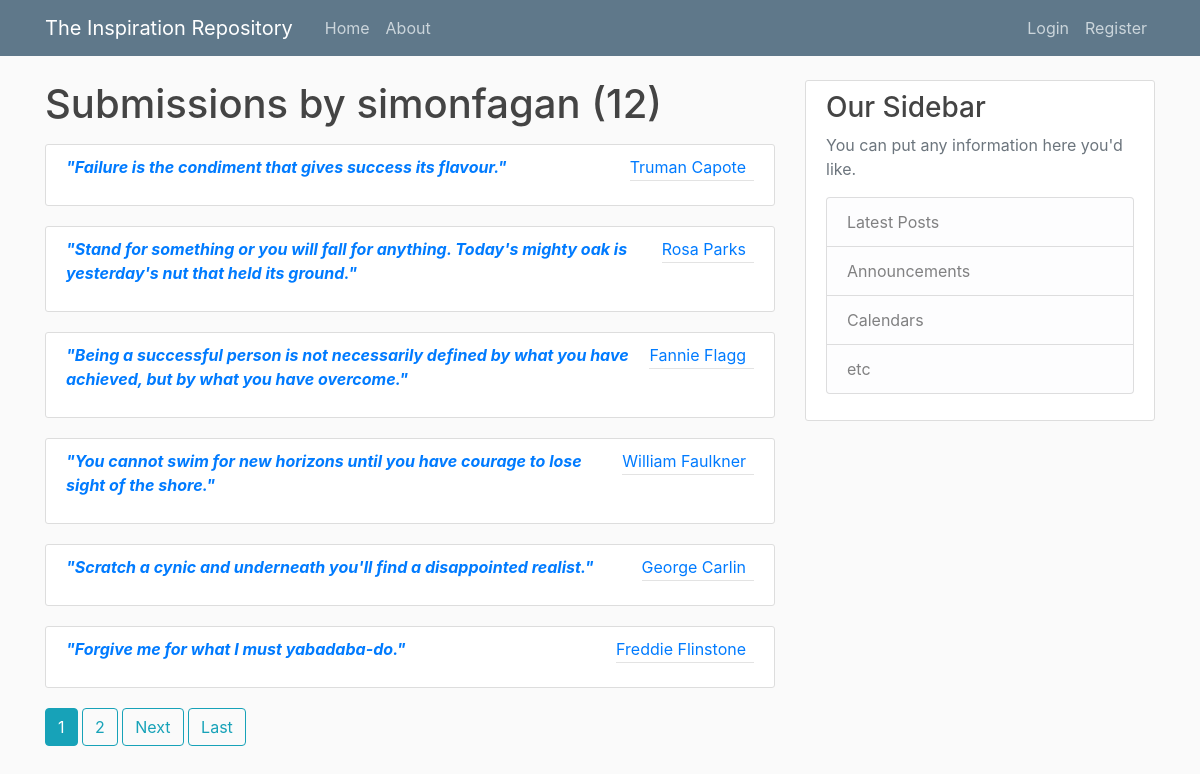
The page /user/simonfagan on the database its author committed.
### quote/models.py (models this page shows, shortened)
class Quote(models.Model):
    content = models.TextField()
    author = models.CharField(max_length=50)
    date_posted = models.DateTimeField(default=timezone.now)
    poster = models.ForeignKey(User, on_delete=models.CASCADE)

### quote/views.py (the view)
# urls.py: path('user/<str:username>', UserQuoteListView.as_view(), name='user-quotes'),
class UserQuoteListView(ListView):
    model = Quote
    template_name = 'quote/user_quotes.html' # <app>/<model>_<viewtype>.html
    context_object_name = 'quotes'
    paginate_by = 6
    def get_queryset(self):
        user = get_object_or_404(User, username=self.kwargs.get('username')) #getting the username from the url
        return Quote.objects.filter(poster=user) #.order_by('-date_posted')

### quote/templates/quote/user_quotes.html (shortened to what this page needs)
{% extends "quote/base.html" %}
{% block content %}
<h1 class="mb-3">Submissions by {{ view.kwargs.username }} ({{ page_obj.paginator.count }})</h1>
    {% for quote in quotes %}
    <article class="media content-section">
        <div class="media-body">
          <a href="{% url 'quote-detail' quote.id %}"><p class="article-content"><b><i>"{{ quote.content }}"</i></b></p></a>
        </div>
        <div class="article-metadata">
            <a class="mr-2" href="{% url 'user-quotes' quote.poster.username %}">{{ quote.author }}</a>
          </div>
    </article>
    {% endfor %}
    {% if is_paginated %}
      {% for num in page_obj.paginator.page_range %}
        {% if page_obj.number == num %}
          <a class="btn btn-info mb-4" href="?page={{ num }}">{{ num }}</a>
        {% elif num > page_obj.number|add:'-3' and num < page_obj.number|add:'3' %}
          <a class="btn btn-outline-info mb-4" href="?page={{ num }}">{{ num }}</a>
        {% endif %}
      {% endfor %}
      {% if page_obj.has_next %}
        <a class="btn btn-outline-info mb-4" href="?page={{ page_obj.next_page_number }}">Next</a>
        <a class="btn btn-outline-info mb-4" href="?page={{ page_obj.paginator.num_pages }}">Last</a>
      {% endif %}
    {% endif %}
{% endblock content %}

### quote/static/quote/main.css (style rules this page uses)
body { background: #fafafa; color: #333333; margin-top: 5rem; }
h1, h2, h3, h4, h5, h6 { color: #444444; }
.content-section { background: #ffffff; padding: 10px 20px; border: 1px solid #dddddd; border-radius: 3px; margin-bottom: 20px; }
.article-content { white-space: pre-line; }
.article-metadata { padding-bottom: 1px; margin-bottom: 4px; border-bottom: 1px solid #e3e3e3 }

### rows shown on the page
Quote: content "Failure is the condiment that gives success its flavour.", author "Truman Capote"
Quote: content "Stand for something or you will fall for anything. Today's mighty oak is yesterday's nut that held its ground.", author "Rosa Parks"
Quote: content "Being a successful person is not necessarily defined by what you have achieved, but by what you have overcome.", author "Fannie Flagg"
Quote: content "You cannot swim for new horizons until you have courage to lose sight of the shore.", author "William Faulkner"
Quote: content "Scratch a cynic and underneath you'll find a disappointed realist.", author "George Carlin"
Quote: content "Forgive me for what I must yabadaba-do.", author "Freddie Flinstone"

### other values the page prints
{{ view.kwargs.username }} "simonfagan"
{{ page_obj.paginator.count }} "12"
{{ num }} "1"
{{ num }} "2"
